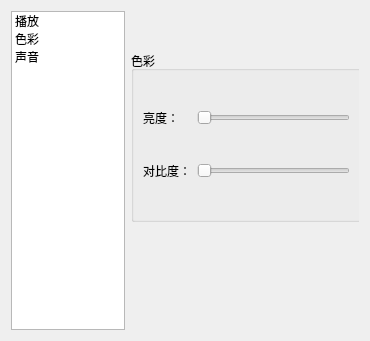
<?xml version="1.0" encoding="UTF-8"?>
<ui version="4.0">
 <class>EffectDialog</class>
 <widget class="QDialog" name="EffectDialog">
  <property name="geometry">
   <rect>
    <x>0</x>
    <y>0</y>
    <width>370</width>
    <height>341</height>
   </rect>
  </property>
  <property name="windowTitle">
   <string>Dialog</string>
  </property>
  <layout class="QHBoxLayout" name="horizontalLayout" stretch="1,2">
   <item>
    <widget class="QListWidget" name="listWidget">
     <item>
      <property name="text">
       <string>播放</string>
      </property>
     </item>
     <item>
      <property name="text">
       <string>色彩</string>
      </property>
     </item>
     <item>
      <property name="text">
       <string>声音</string>
      </property>
     </item>
    </widget>
   </item>
   <item>
    <widget class="QStackedWidget" name="stackedWidget">
     <property name="currentIndex">
      <number>1</number>
     </property>
     <widget class="QWidget" name="page">
      <widget class="QWidget" name="widget" native="true">
       <property name="geometry">
        <rect>
         <x>0</x>
         <y>80</y>
         <width>231</width>
         <height>151</height>
        </rect>
       </property>
       <layout class="QVBoxLayout" name="verticalLayout">
        <item>
         <widget class="QLabel" name="label">
          <property name="text">
           <string>倍速：1.0倍</string>
          </property>
         </widget>
        </item>
        <item>
         <widget class="QSlider" name="hSdrSpeed">
          <property name="minimum">
           <number>5</number>
          </property>
          <property name="maximum">
           <number>20</number>
          </property>
          <property name="value">
           <number>10</number>
          </property>
          <property name="orientation">
           <enum>Qt::Horizontal</enum>
          </property>
         </widget>
        </item>
        <item>
         <widget class="QWidget" name="widget_2" native="true">
          <layout class="QHBoxLayout" name="horizontalLayout_2">
           <item>
            <widget class="QLabel" name="label_1">
             <property name="text">
              <string>0.5倍</string>
             </property>
            </widget>
           </item>
           <item>
            <widget class="QLabel" name="label_3">
             <property name="text">
              <string>1.0倍</string>
             </property>
            </widget>
           </item>
           <item>
            <widget class="QLabel" name="label_5">
             <property name="text">
              <string>1.5被</string>
             </property>
            </widget>
           </item>
           <item>
            <widget class="QLabel" name="label_4">
             <property name="text">
              <string>2.0倍</string>
             </property>
            </widget>
           </item>
          </layout>
         </widget>
        </item>
       </layout>
      </widget>
      <widget class="QGroupBox" name="groupBox">
       <property name="geometry">
        <rect>
         <x>0</x>
         <y>20</y>
         <width>231</width>
         <height>61</height>
        </rect>
       </property>
       <property name="title">
        <string>快进/快退</string>
       </property>
       <property name="flat">
        <bool>true</bool>
       </property>
       <layout class="QHBoxLayout" name="horizontalLayout_3">
        <item>
         <widget class="QRadioButton" name="rBtn5">
          <property name="text">
           <string>5秒</string>
          </property>
         </widget>
        </item>
        <item>
         <widget class="QRadioButton" name="rBtn10">
          <property name="text">
           <string>10秒</string>
          </property>
          <property name="checked">
           <bool>true</bool>
          </property>
         </widget>
        </item>
        <item>
         <widget class="QRadioButton" name="rBtn30">
          <property name="text">
           <string>30秒</string>
          </property>
         </widget>
        </item>
       </layout>
      </widget>
     </widget>
     <widget class="QWidget" name="page_3">
      <widget class="QGroupBox" name="groupBox_2">
       <property name="geometry">
        <rect>
         <x>0</x>
         <y>40</y>
         <width>231</width>
         <height>171</height>
        </rect>
       </property>
       <property name="title">
        <string>色彩</string>
       </property>
       <property name="flat">
        <bool>true</bool>
       </property>
       <layout class="QGridLayout" name="gridLayout">
        <item row="0" column="0">
         <widget class="QLabel" name="label_2">
          <property name="text">
           <string>亮度：</string>
          </property>
         </widget>
        </item>
        <item row="0" column="1">
         <widget class="QSlider" name="hSdrBrightness">
          <property name="orientation">
           <enum>Qt::Horizontal</enum>
          </property>
         </widget>
        </item>
        <item row="1" column="0">
         <widget class="QLabel" name="label_6">
          <property name="text">
           <string>对比度：</string>
          </property>
         </widget>
        </item>
        <item row="1" column="1">
         <widget class="QSlider" name="hSdrContract">
          <property name="orientation">
           <enum>Qt::Horizontal</enum>
          </property>
         </widget>
        </item>
       </layout>
      </widget>
     </widget>
     <widget class="QWidget" name="page_2"/>
    </widget>
   </item>
  </layout>
 </widget>
 <resources/>
 <connections/>
</ui>
